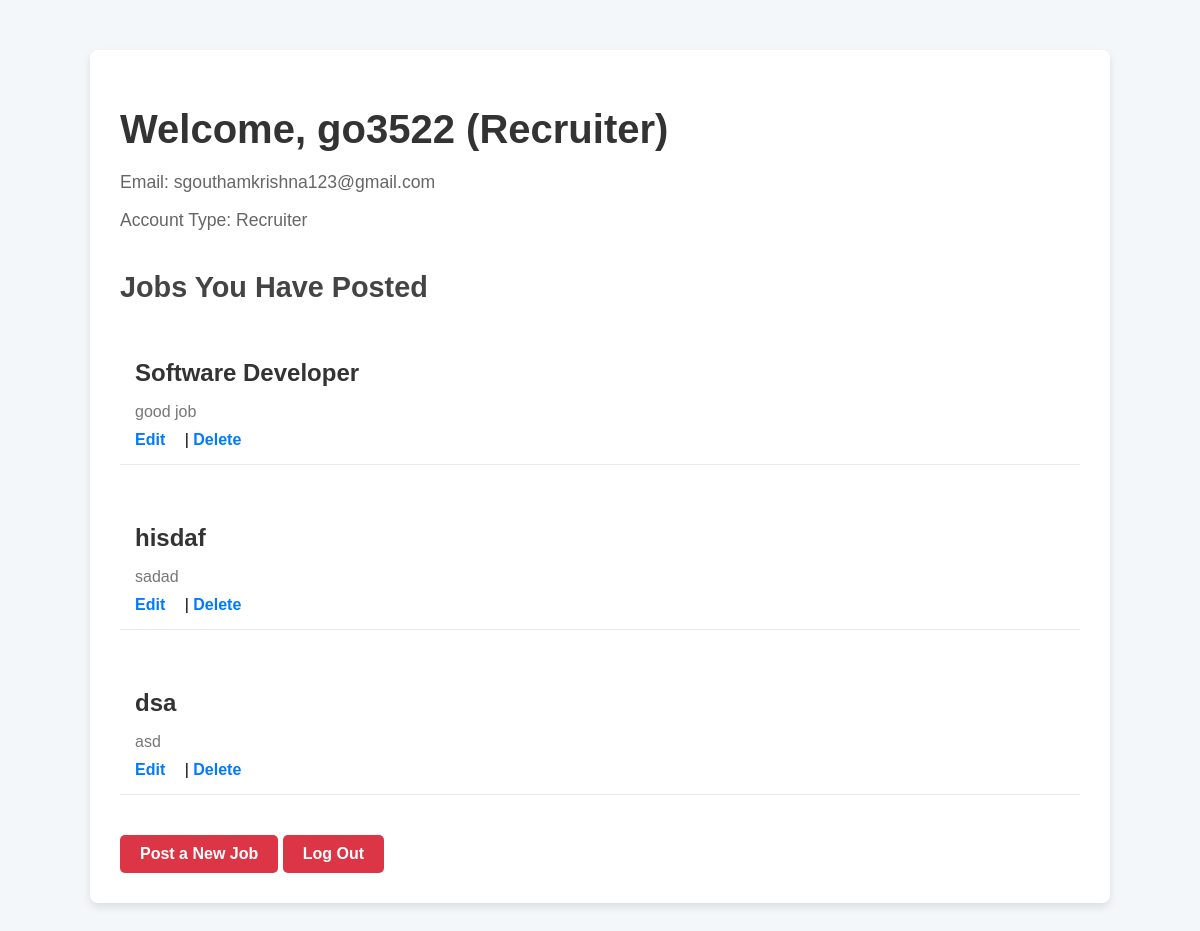
The app's page /recruiter_profile (signed in), older data.
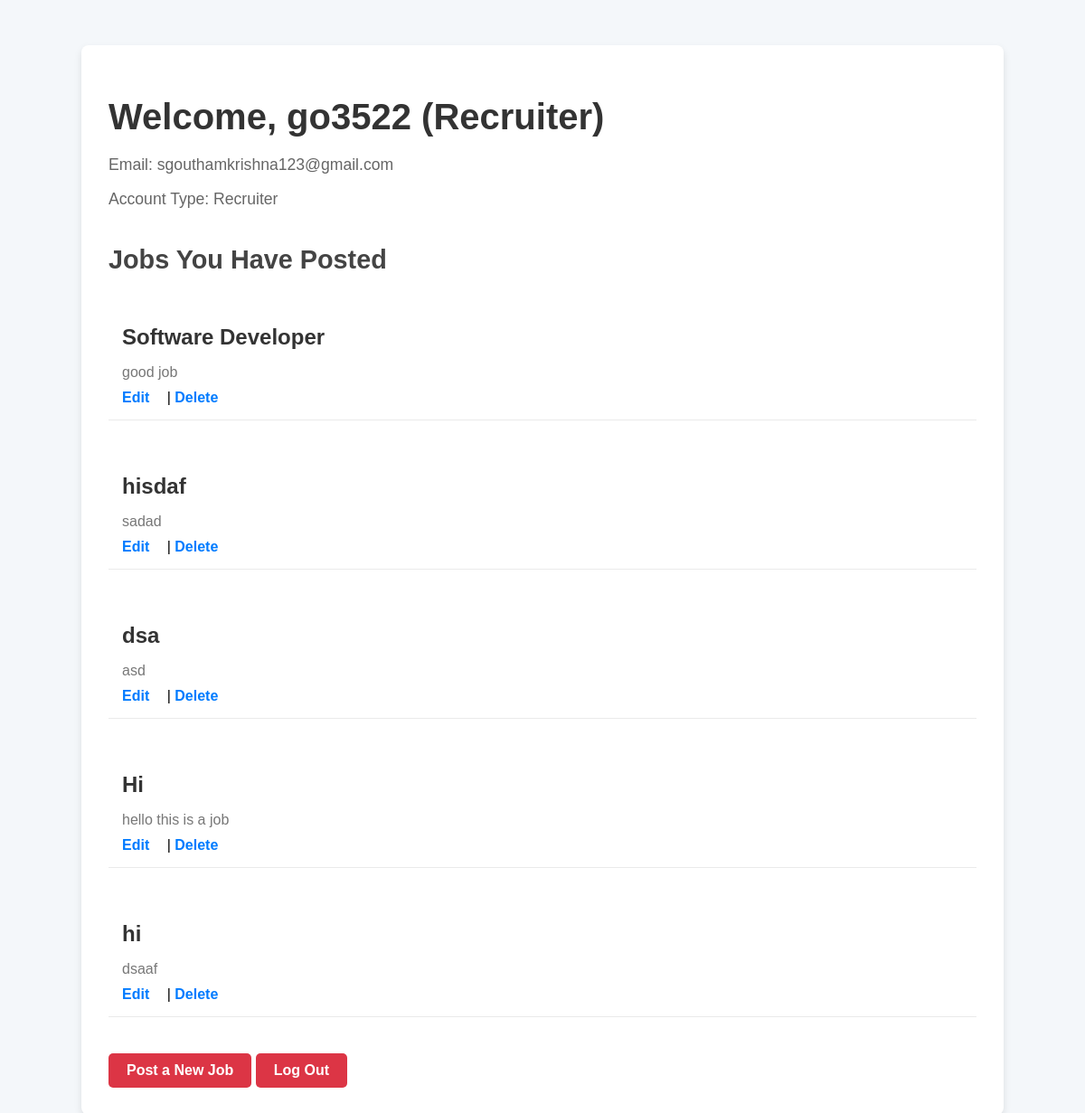
The same page, newer data.
### app.py (models this page shows)
class User(UserMixin, db.Model):
    id = db.Column(db.Integer, primary_key=True)
    username = db.Column(db.String(100), unique=True, nullable=False)
    email = db.Column(db.String(100), unique=True, nullable=False)
    password = db.Column(db.String(100), nullable=False)
    is_recruiter = db.Column(db.Boolean, default=False)
    jobs = db.relationship('Job', backref='recruiter', lazy=True)

class Job(db.Model):
    id = db.Column(db.Integer, primary_key=True)
    title = db.Column(db.String(200), nullable=False)
    description = db.Column(db.Text, nullable=False)
    recruiter_id = db.Column(db.Integer, db.ForeignKey('user.id'), nullable=False)
    recruiter_id = db.Column(db.Integer, db.ForeignKey('user.id'), nullable=False)

### app.py (the view)
@app.route('/recruiter_profile')
@login_required
def recruiter_profile():
    if current_user.is_recruiter:
        return render_template('recruiter_profile.html',current_user=current_user)
    else:
        flash('You need to be a recruiter to view this page.')
        return redirect(url_for('home'))

### app.py (called while the page is built)
@login_manager.user_loader
def load_user(user_id):
    return User.query.get(int(user_id))

### templates/recruiter_profile.html (shortened to what this page needs)
<!DOCTYPE html>
<html lang="en">
<head>
    <link rel="stylesheet" href="{{ url_for('static', filename='css/recruiter_profile.css') }}">
</head>
<body>
    <div class="profile-container">
        <h1>Welcome, {{ current_user.username }} (Recruiter)</h1>
        <div class="profile-info">
            <p>Email: {{ current_user.email }}</p>
            <p>Account Type: Recruiter</p>
        </div>
        <div class="posted-jobs">
            <h2>Jobs You Have Posted</h2>
            <ul>
                {% for job in current_user.jobs %}
                    <li>
                        <h3>{{ job.title }}</h3>
                        <p>{{ job.description }}</p>
                        <a href="#">Edit</a> |
                        <a href="#" onclick="return confirm('Are you sure you want to delete this job?')">Delete</a>
                    </li>
                {% else %}
                    <p>You haven't posted any jobs yet.</p>
                {% endfor %}
            </ul>
        </div>
        <a href="{{ url_for('jobs') }}" class="btn">Post a New Job</a>
        <a href="{{ url_for('logout') }}" class="btn">Log Out</a>
    </div>
</body>
</html>

### static/css/recruiter_profile.css (style rules this page uses)
body { font-family: 'Arial', sans-serif; background-color: #f4f7fa; margin: 0; padding: 0; }
.profile-container { width: 80%; margin: 50px auto; background-color: #fff; padding: 30px; border-radius: 8px; box-shadow: 0 4px 8px rgba(0, 0, 0, 0.1); }
h1 { font-size: 2.5rem; color: #333; margin-bottom: 20px; }
h2 { font-size: 1.8rem; color: #444; margin-bottom: 15px; }
p { font-size: 1.1rem; color: #666; margin-bottom: 10px; }
.profile-info { margin-bottom: 40px; }
.profile-info p { margin-bottom: 8px; }
.posted-jobs ul { list-style-type: none; padding: 0; }
.posted-jobs li { padding: 15px; border-bottom: 1px solid #eaeaea; margin-bottom: 20px; }
.posted-jobs li h3 { font-size: 1.5rem; color: #333; margin-bottom: 8px; }
.posted-jobs li p { font-size: 1rem; color: #777; margin-bottom: 10px; }
.posted-jobs a { color: #007bff; text-decoration: none; font-weight: 600; margin-right: 15px; }
.btn { display: inline-block; padding: 10px 20px; background-color: #007bff; color: #fff; text-decoration: none; font-weight: bold; border-radius: 5px; margin-top: 20px; transition: background-color 0.3s; }
a.btn { margin-top: 20px; background-color: #dc3545; }

Row changes from the older to the newer data that the page shows:
added Job: title "Hi", description "hello this is a job"
added Job: title "hi", description "dsaaf"
